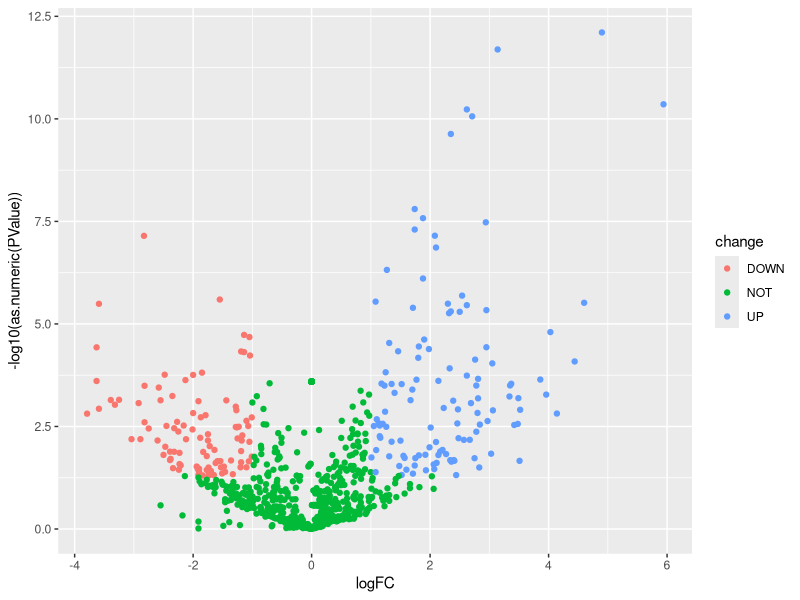
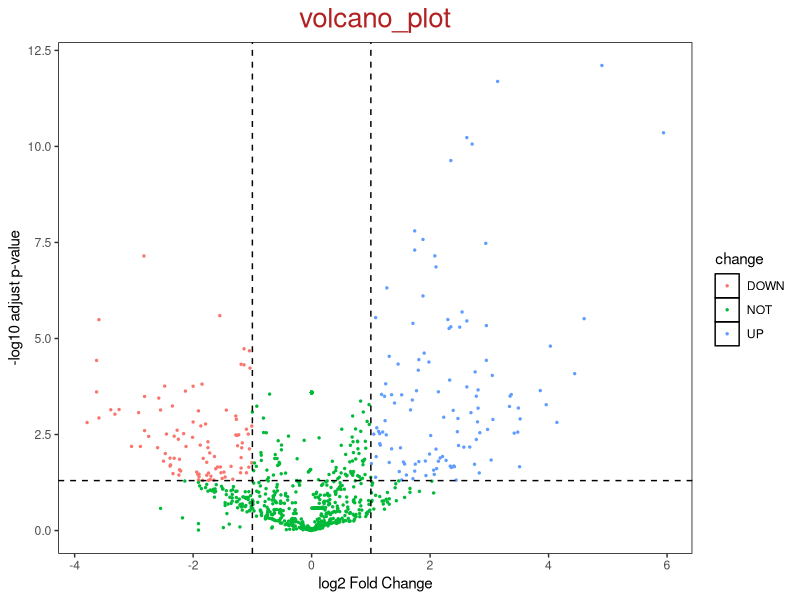
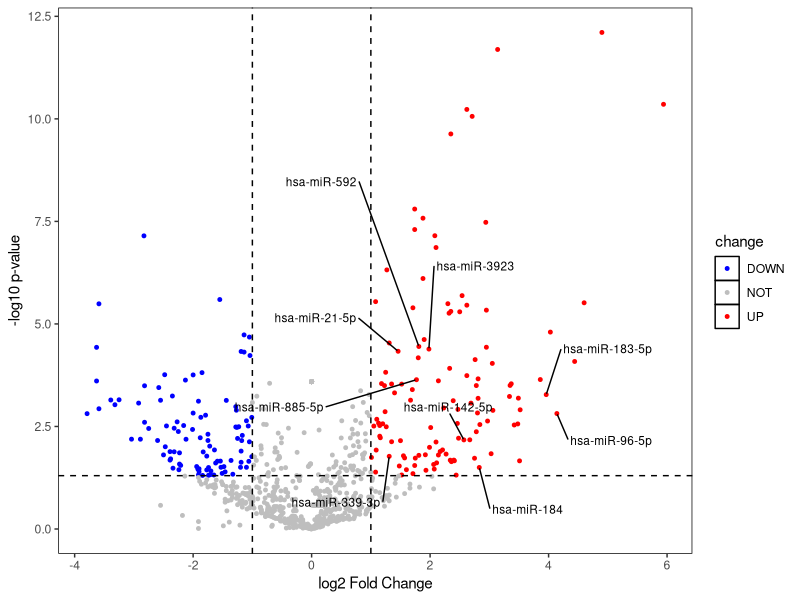

Write R code to recreate these figures, in order.
library(ggplot2)
rm(list = ls())
# 添加点标签
library(ggrepel)
logFC_cutoff=1
padj=0.05

DEG = read.table('GSE59247.top.table-1.tsv',sep="\t",header=T,check.names=F)
rownames(DEG) <- DEG[,1]
DEG <- DEG[,-1]

# 添加显著性标签
DEG$change <- factor(ifelse(DEG$PValue < padj & abs(DEG$logFC) > logFC_cutoff,
                            ifelse(DEG$logFC > logFC_cutoff ,'UP','DOWN'),
                            'NOT'))

significant = subset(DEG[c('hsa-miR-21-5p','hsa-miR-96-5p','hsa-miR-183-5p','hsa-miR-592','hsa-miR-3923','hsa-miR-885-5p','hsa-miR-142-5p','hsa-miR-339-3p','hsa-miR-184'),])



g <- ggplot(DEG,aes(logFC,-log10(as.numeric(PValue)),color=change))

g + geom_point()

g + geom_point(size = 0.5) + 
  labs(x = 'log2 Fold Change', y = '-log10 adjust p-value', title = 'volcano_plot') + 
  theme(plot.title = element_text(hjust = 0.5, size = 20,color = 'firebrick'), 
        panel.grid = element_blank(), 
        panel.background = element_rect(color = 'black', fill = 'transparent'), 
        legend.key = element_rect(fill = 'transparent')) + 
  geom_vline(xintercept = c(-logFC_cutoff, logFC_cutoff), lty = 2, color = 'black') +  #添加阈值线
  geom_hline(yintercept = -log10(padj), lty = 2, color = 'black') 


g + geom_point(size = 1) + 
  labs(x = 'log2 Fold Change', y = '-log10 p-value') + 
  theme(plot.title = element_text(hjust = 0.5, size = 15,color = 'firebrick'), 
        panel.grid = element_blank(), 
        panel.background = element_rect(color = 'black', fill = 'transparent'), 
        legend.key = element_rect(fill = 'transparent')) + 
  scale_color_manual(values =c('UP' = 'red', 'DOWN' = 'blue', 'NOT' = 'gray'))+
  geom_vline(xintercept = c(-logFC_cutoff, logFC_cutoff), lty = 2, color = 'black') +  #添加阈值线
  geom_hline(yintercept = -log10(padj), lty = 2, color = 'black') +
  geom_text_repel(data = significant,aes(label = rownames(significant)),
                  max.overlaps = 10000, # 最大覆盖率，当点很多时，有些标记会被覆盖，调大该值则不被覆盖
                  size=3,col = 'black',box.padding = unit(2, 'lines'),segment.color = 'black', show.legend = FALSE)


ggsave('volcano_plot_GSE59247.eps',height = 20,width = 30,units = 'cm')
?ggsave
